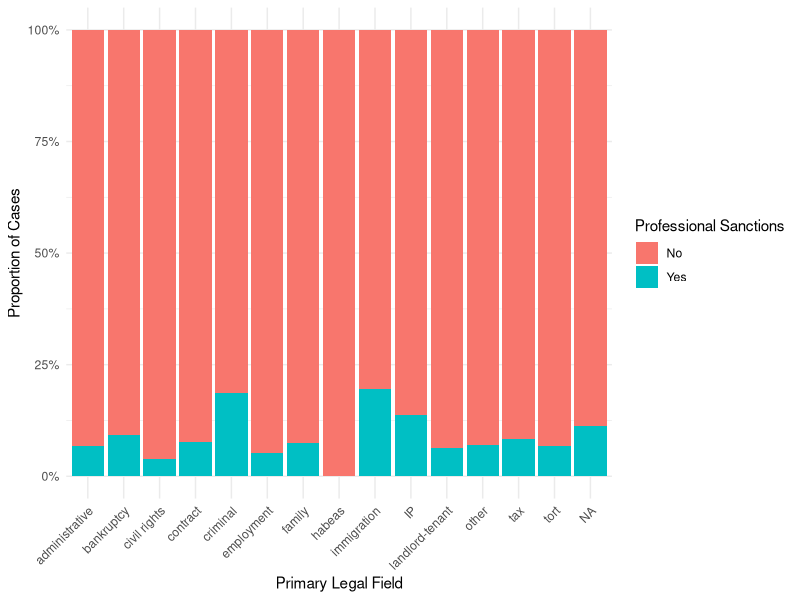
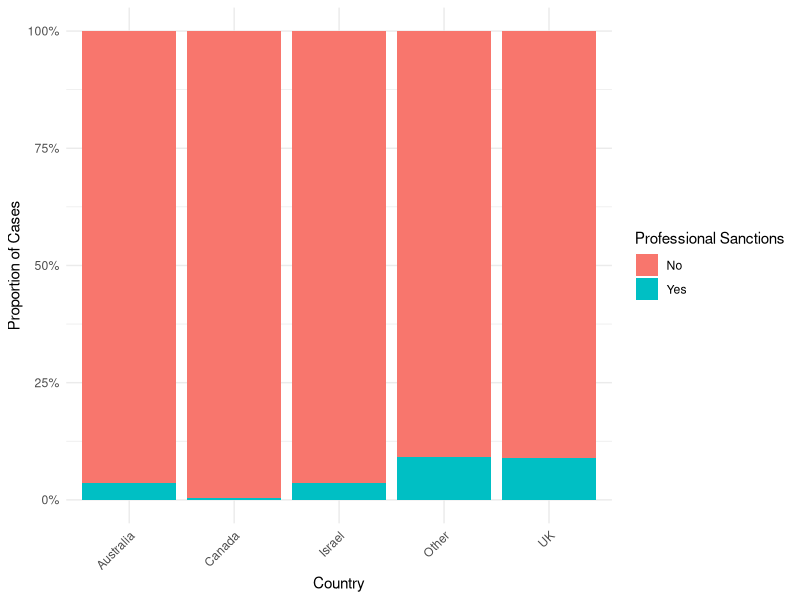
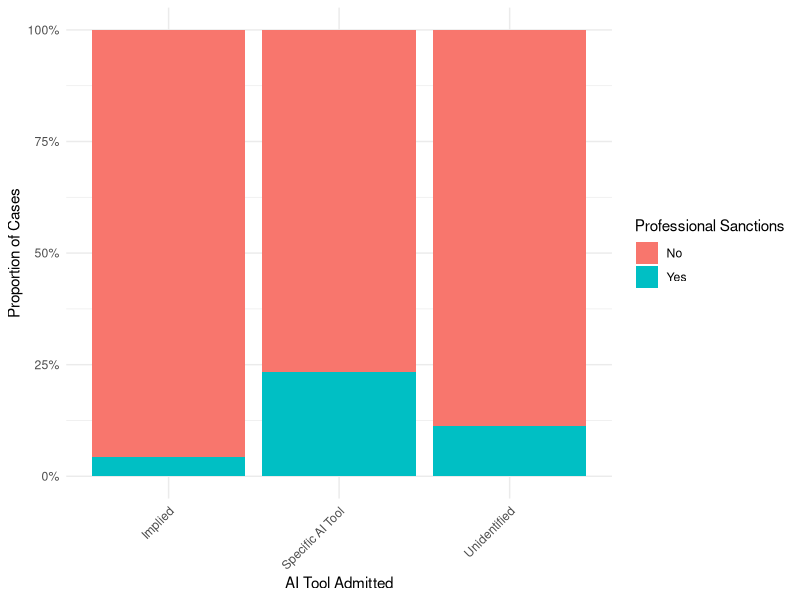

Generate these figures, in order, with R:
## ---- chunk 1
knitr::opts_chunk$set(echo = TRUE)
## ---- chunk 2
library(readr)
library(ggplot2)
hallucination_cases <- read_csv("hallucination_cases.csv")
head(hallucination_cases)
## ---- chunk 3
#checking types of parties 
library(dplyr)
hallucination_cases %>%
  count(`Party(ies)`)
## ---- chunk 4
#checking legal fields 
hallucination_cases %>%
  count(`Legal Field Primary`)
## ---- chunk 5
#checking what the distribution of professional sanction vs no professional sanction
hallucination_cases %>%
  count(`Professional Sanction`)
## ---- chunk 6
#checking what the distribution of professional sanction vs no professional sanction
hallucination_cases %>%
  count(`State(s)`)
## ---- chunk 7
hallucination_cases <- hallucination_cases |>
  filter(!is.na(`State(s)`)) |>
  mutate(
    country_group = if_else(
      `State(s)` %in% c("Australia", "Canada", "Israel", "UK", "United States"),
      `State(s)`,
      "Other"
    )
  )
## ---- chunk 8
#checking what the distribution of professional sanction vs no professional sanction
hallucination_cases %>%
  count(`AI Tool`)
## ---- chunk 9
hallucination_cases <- hallucination_cases |>
  filter(!is.na(`AI Tool`)) %>%
  mutate(
    ai_tool_group = case_when(
      `AI Tool` == "Unidentified" ~ "Unidentified",
      `AI Tool` == "Implied" ~ "Implied",
      `AI Tool` == "implied" ~ "Implied",
      TRUE ~ "Specific AI Tool"
    )
  )
## ---- chunk 10
ggplot(hallucination_cases, aes(x = `Legal Field Primary`, fill = `Professional Sanction`)) +
  geom_bar(position = "fill") +
  labs(
    x = "Primary Legal Field",
    y = "Proportion of Cases",
    fill = "Professional Sanctions"
  ) +
  scale_y_continuous(labels = scales::percent) +
  theme_minimal() +
  theme(axis.text.x = element_text(angle = 45, hjust = 1))
## ---- chunk 11
ggplot(hallucination_cases, aes(x = `country_group`, fill = `Professional Sanction`)) +
  geom_bar(position = "fill") +
  labs(
    x = "Country",
    y = "Proportion of Cases",
    fill = "Professional Sanctions"
  ) +
  scale_y_continuous(labels = scales::percent) +
  theme_minimal() +
  theme(axis.text.x = element_text(angle = 45, hjust = 1))
## ---- chunk 12
ggplot(hallucination_cases, aes(x = `ai_tool_group`, fill = `Professional Sanction`)) +
  geom_bar(position = "fill") +
  labs(
    x = "AI Tool Admitted",
    y = "Proportion of Cases",
    fill = "Professional Sanctions"
  ) +
  scale_y_continuous(labels = scales::percent) +
  theme_minimal() +
  theme(axis.text.x = element_text(angle = 45, hjust = 1))
## ---- chunk 13
library(broom)
#making professional sanctions a binart variable and then running a glm 
hallucination_cases <- hallucination_cases %>%
  mutate(
    professional_sanction_binary = if_else(
      `Professional Sanction` == "Yes",
      1,
      0
    )
  )
logistic_model <- glm(`professional_sanction_binary` ~ `country_group` + `Legal Field Primary` + `ai_tool_group`, data = hallucination_cases, family = "binomial") 
summary(logistic_model)
#tidy(logistic_model)
